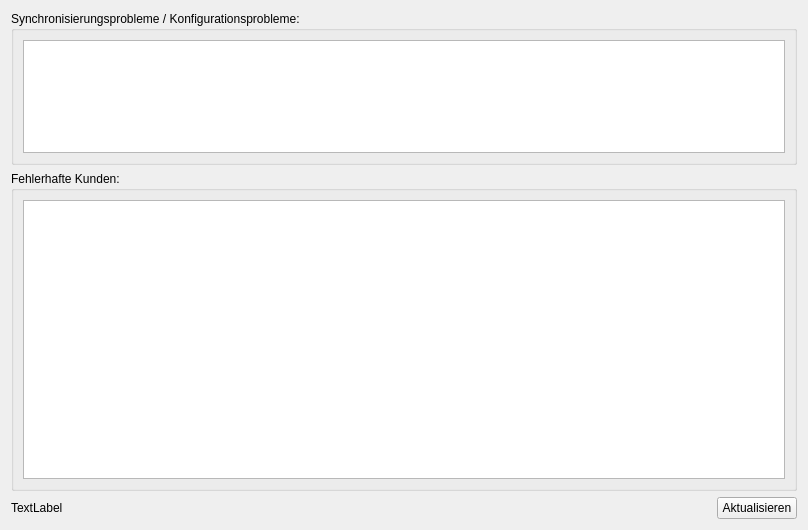
<?xml version="1.0" encoding="UTF-8"?>
<ui version="4.0">
 <class>BackupMonitorDashBoard</class>
 <widget class="QWidget" name="BackupMonitorDashBoard">
  <property name="geometry">
   <rect>
    <x>0</x>
    <y>0</y>
    <width>808</width>
    <height>530</height>
   </rect>
  </property>
  <property name="windowTitle">
   <string>Form</string>
  </property>
  <layout class="QGridLayout" name="gridLayout_3">
   <item row="0" column="0" colspan="3">
    <widget class="QGroupBox" name="groupBox">
     <property name="title">
      <string>Synchronisierungsprobleme / Konfigurationsprobleme:</string>
     </property>
     <layout class="QGridLayout" name="gridLayout">
      <item row="1" column="0">
       <widget class="QTableWidget" name="tableSyncAndConfigErrors">
        <property name="selectionMode">
         <enum>QAbstractItemView::SingleSelection</enum>
        </property>
        <property name="selectionBehavior">
         <enum>QAbstractItemView::SelectRows</enum>
        </property>
        <attribute name="horizontalHeaderDefaultSectionSize">
         <number>100</number>
        </attribute>
        <attribute name="horizontalHeaderMinimumSectionSize">
         <number>33</number>
        </attribute>
        <attribute name="verticalHeaderVisible">
         <bool>false</bool>
        </attribute>
        <attribute name="verticalHeaderDefaultSectionSize">
         <number>20</number>
        </attribute>
        <attribute name="verticalHeaderMinimumSectionSize">
         <number>19</number>
        </attribute>
       </widget>
      </item>
     </layout>
    </widget>
   </item>
   <item row="1" column="0" colspan="3">
    <widget class="QGroupBox" name="groupBox_3">
     <property name="sizePolicy">
      <sizepolicy hsizetype="Expanding" vsizetype="Maximum">
       <horstretch>0</horstretch>
       <verstretch>0</verstretch>
      </sizepolicy>
     </property>
     <property name="minimumSize">
      <size>
       <width>0</width>
       <height>320</height>
      </size>
     </property>
     <property name="title">
      <string>Fehlerhafte Kunden:</string>
     </property>
     <layout class="QGridLayout" name="gridLayout_2">
      <item row="0" column="0">
       <widget class="QTableWidget" name="tableFailedCustomers">
        <property name="sizePolicy">
         <sizepolicy hsizetype="Expanding" vsizetype="Preferred">
          <horstretch>0</horstretch>
          <verstretch>0</verstretch>
         </sizepolicy>
        </property>
        <property name="baseSize">
         <size>
          <width>0</width>
          <height>0</height>
         </size>
        </property>
        <property name="selectionMode">
         <enum>QAbstractItemView::SingleSelection</enum>
        </property>
        <property name="selectionBehavior">
         <enum>QAbstractItemView::SelectRows</enum>
        </property>
        <property name="gridStyle">
         <enum>Qt::SolidLine</enum>
        </property>
        <attribute name="verticalHeaderVisible">
         <bool>false</bool>
        </attribute>
        <attribute name="verticalHeaderDefaultSectionSize">
         <number>20</number>
        </attribute>
       </widget>
      </item>
     </layout>
    </widget>
   </item>
   <item row="2" column="2">
    <spacer name="verticalSpacer">
     <property name="orientation">
      <enum>Qt::Vertical</enum>
     </property>
     <property name="sizeHint" stdset="0">
      <size>
       <width>20</width>
       <height>40</height>
      </size>
     </property>
    </spacer>
   </item>
   <item row="3" column="2">
    <widget class="QPushButton" name="pushRefresh">
     <property name="text">
      <string>Aktualisieren</string>
     </property>
    </widget>
   </item>
   <item row="3" column="0">
    <widget class="QLabel" name="labelRefreshDate">
     <property name="text">
      <string>TextLabel</string>
     </property>
    </widget>
   </item>
   <item row="3" column="1">
    <spacer name="horizontalSpacer">
     <property name="orientation">
      <enum>Qt::Horizontal</enum>
     </property>
     <property name="sizeHint" stdset="0">
      <size>
       <width>40</width>
       <height>20</height>
      </size>
     </property>
    </spacer>
   </item>
  </layout>
 </widget>
 <resources/>
 <connections/>
</ui>
